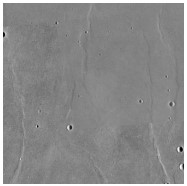
#> input picture Solo_2.jpg, 187 x 186 px
$ python trab_final_solo2.py
#> lines starting #> are read from the running program, lines starting #| are printed output that depends on the picture; after the words box and inside, x2 and y2 are one past the last pixel; in counts of white or black regions, pixels touching at a corner belong together
from cv2 import cv2                     #para abrir, escrever e manipular a imagem
import math                             #uso de funções matemáticas
import numpy as np                      #manipulação de arrays
from matplotlib import pyplot as plt    #plotagem de gráficos e imagens
from PIL import Image

def mmhdome_or_basin(img, value, dome = True):

    for x in range(0, len(img)):        #percorrendo-a
        for y in range(0, len(img[0])):
            pixels = []
            if (x != 0):
                a = img[x - 1][y]
                pixels.append(a)            #armazenando os pixels vizinhos de 4

            if (x + 1 < len(img)):
                b = img[x + 1][y]
                pixels.append(b)

            if (y + 1 < len(img[0])):
                c = img[x][y + 1]
                pixels.append(c)

            if (y > 0):
                d = img[x][y - 1]
                pixels.append(d)

        mean = np.mean(pixels)                      #faz a média dos vizinhos
        if (dome):                                  #se ajusta o contraste por cima
            if (abs(img[x][y] - mean) > value):     #se o contraste for maior que o valor estipulado
                if (img[x][y] > mean):              #ajusta o valor do nível de brilho
                    img[x][y] = mean + value

                else:
                    img[x][y] = mean - value

        else:                                       #se ajusta o contraste por baixo
            if (abs(img[x][y] - mean) < value):     #se o contraste for menor que o valor estipulado
                if (img[x][y] > mean):              #ajusta o valor do nível de brilho
                    img[x][y] = mean + value

                else:
                    img[x][y] = mean - value

    return img                          #após percorrer uma coluna retorna a coluna criada

def mmbinary(img, value):
    for x in range(0, len(img)):
        for y in range(0, len(img[0])):
            if (img[x][y] > value):
                img[x][y] = 255

            else:
                img[x][y] = 0

    return img

def add_integer(img, integer):              #adiciona um inteiro a cada pixel da imagem
    img = img.astype(np.uint32)
    for x in range(0, len(img)):
        for y in range(0, len(img[0])):
            img[x][y] += integer
            if (img[x][y] >= 255):          #não deixa passar do limite de brilho de 255
                img[x][y] = 255

    img = img.astype(np.uint8)
    return img

def create_kernel(n, radius):                   #cria o kernel para erosão e dilatação em formato de disco
    kernel = np.zeros((n,n), dtype = np.uint8)                    #cria a matriz de base
    center_x = math.floor(n / 2)                 #determina o centro na matriz de base
    center_y = center_x
    x, y = np.meshgrid(np.arange(kernel.shape[0]), np.arange(kernel.shape[1]))  #cria dois vetores de coordenadas na qual o valor de cada ponto é sua distância em relação ao ponto (0, 0)
    distance = np.sqrt((x - center_x)**2 + (y - center_y)**2)  #cria a matriz distância onde o valor de cada ponto é sua distância em relação ao centro calculado
    kernel[np.where(distance >= radius)] = 1         #nos pontos da matriz distância onde o valor é maior ou igual ao valor do raio especificado, atribui o valor 1 ao ponto da matriz do núcleo
    kernel[np.where(distance > radius + 0.5)] = 0    #nos pontos da matriz distância onde o valor é maior do que 0,5 + o valor do raio especificado, atribui o valor 0 ao ponto da matriz do núcleo
    return kernel

def image_closing(img, kernel):          #faz o fechamentoda imagem e o retorna
    closing = cv2.morphologyEx(img, cv2.MORPH_CLOSE, kernel, iterations=6)    #gera o fechamento da imagem
    return closing                                              #o retorna

def image_opening(img, kernel):          #faz o fechamentoda imagem e o retorna
    opening = cv2.morphologyEx(img, cv2.MORPH_OPEN, kernel, iterations=4)    #gera o fechamento da imagem
    return opening                                              #o retorna

def morphological_gradient(img, kernel):        #realiza o gradiente morfológico da imagem
    gradient = cv2.morphologyEx(img, cv2.MORPH_GRADIENT, kernel, iterations=2)    #gera o gradiente
    return gradient                                                 #o retorna

def find_draw_and_measure_contours(img, canny_input):
    for x in range(0, len(canny_input)):
        for y in range(0, len(canny_input[0])):
            canny_input[x][y] = 255 - canny_input[x][y]


    canny_output = cv2.Canny(canny_input, 100, 200) #acha as bordas da imagem binária
    contours, hierarchy = cv2.findContours(canny_output, cv2.RETR_TREE, cv2.CHAIN_APPROX_SIMPLE)    #acha os contornos em uma hierarquia definida
    circles = contours
    actual_color = (0, 0, 255)
    for i in range(len(contours)):
        cv2.drawContours(img, circles, i, actual_color, 2, cv2.LINE_8, hierarchy, 0)    #desenha os círculos na imagem com as cores definidas

def find_and_highlight_craters(image, kernel):
#> called with image = 'Solo_2.jpg', kernel = array of shape (9, 9)
    img = cv2.imread(image, 0)                   #lê a imagem de entrada
#> img is the input picture: shape (186, 187); min 0, max 255, mean 138.4
    img = cv2.resize(img, (0,0), fx=2, fy=2)     #aumenta o tamanho da imagem de entrada
#> img: shape (372, 374)
    resize =  cv2.imread(image)
    resize = cv2.resize(resize, (0,0), fx=2, fy=2)
    img = add_integer(img, 70)
#> after the loop in add_integer, `for x in range(0, len(img)):`:
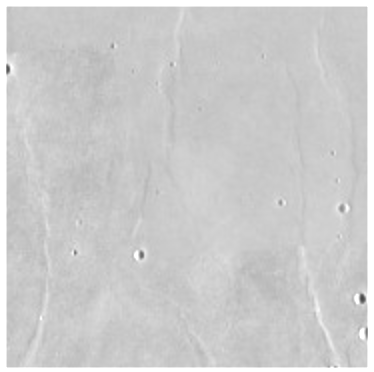
#> img: shape (372, 374) uint32; min 72, max 255, mean 204.6
    cv2.imwrite('mmadmsolo2.jpg', img)
    img = mmhdome_or_basin(img, 10, True)
    cv2.imwrite('mmhdomesolo2.jpg', img)
    img = mmhdome_or_basin(img, 20, False)
#> call 2 of mmhdome_or_basin, with value = 20, dome = False
#> the loop in mmhdome_or_basin (call 2), `for x in range(0, len(img)):` made 372 passes
#> mean on passes 1 to 3: 255, 248.3, 174
#> after the loop in mmhdome_or_basin (call 2), `for x in range(0, len(img)):`:
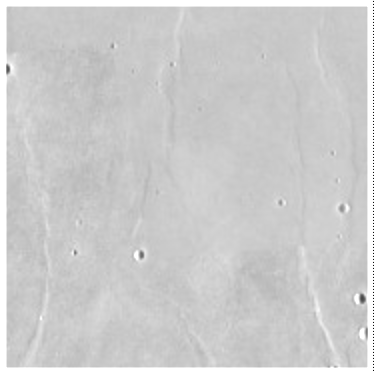
#> img: shape (372, 374); min 12, max 255, mean 204.4
    cv2.imwrite('mmhbasinsolo2.jpg', img)
    img = morphological_gradient(img, kernel)
#> in morphological_gradient, `gradient = cv2.morphologyEx(img, cv2.MORPH_GRADIENT, kernel, iteration..`:
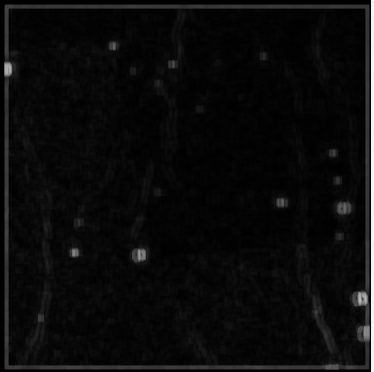
#> gradient: shape (372, 374); min 0, max 243, mean 10.9
    cv2.imwrite('gradientsolo2.jpg', img)
    img = mmbinary(img, 32)
#> after the loop in mmbinary, `for x in range(0, len(img)):`:
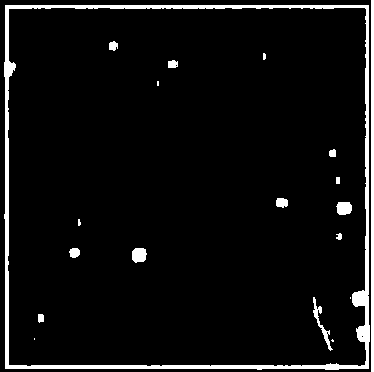
#> img: shape (372, 374); 5.8% white; 19 white regions (6 under 20 px), largest, box (x1, y1, x2, y2) and area: (4, 5, 370, 370) 5885, (371, 0, 374, 372) 1116, (313, 297, 333, 351) 216
    cv2.imwrite('binarysolo2.jpg', img)
    img = image_closing(img, kernel)
#> in image_closing, `closing = cv2.morphologyEx(img, cv2.MORPH_CLOSE, kernel, iterations=6)`: closing: shape (372, 374); 10% white; 15 white regions (4 under 20 px), largest, box (x1, y1, x2, y2) and area: (0, 0, 374, 372) 13005, (132, 248, 147, 263) 186, (336, 202, 352, 215) 176
    cv2.imwrite('closingsolo2.jpg', img)
    img = image_opening(img, kernel)
#> in image_opening, `opening = cv2.morphologyEx(img, cv2.MORPH_OPEN, kernel, iterations=4)`:
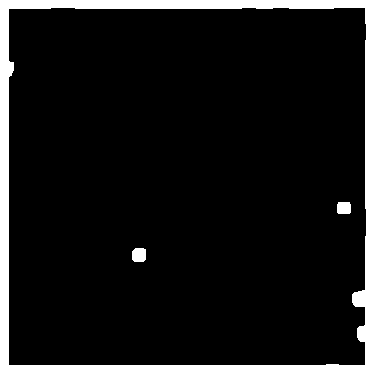
#> opening: shape (372, 374); 9.3% white; 3 white regions, box (x1, y1, x2, y2) and area: (0, 0, 374, 372) 12655, (132, 248, 146, 262) 182, (337, 202, 351, 214) 162
    cv2.imwrite('openingsolo2.jpg', img)
    find_draw_and_measure_contours(resize, img)
#> in find_draw_and_measure_contours, `canny_output = cv2.Canny(canny_input, 100, 200)`:
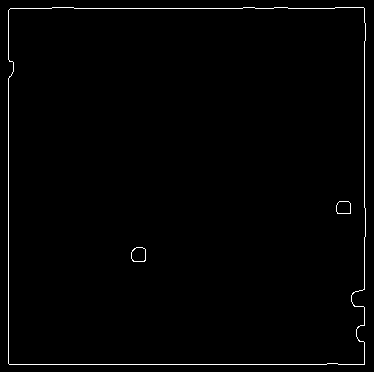
#> canny_output: shape (372, 374); 1.1% white in thin lines or dots
#> in find_draw_and_measure_contours, `contours, hierarchy = cv2.findContours(canny_output, cv2.RETR_TREE, cv..`: contours = 6 contours; box (x1, y1, x2, y2) and area: (8, 7, 366, 365) 126480, (8, 7, 366, 365) 126471, (131, 247, 146, 262) 180, (131, 247, 146, 262) 174, (336, 201, 351, 214) 159, (336, 201, 351, 214) 158
#> in find_draw_and_measure_contours, `circles = contours`: circles has the same summary as contours
#> the loop in find_draw_and_measure_contours, `for i in range(len(contours)):` made 6 passes
#> after the loop in find_draw_and_measure_contours, `for i in range(len(contours)):`:
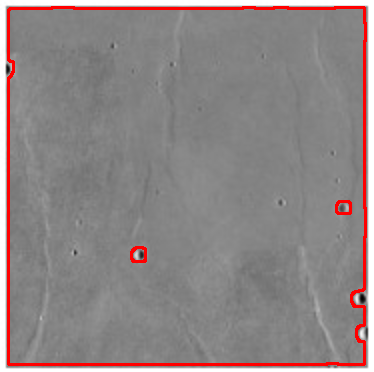
#> img: shape (372, 374, 3); mean B, G, R 133.8, 133.8, 142.5
    cv2.imwrite('finalsolo2.jpg', resize)


kernel = create_kernel(9, 1) #cria o kernel com o tamanho NxN e raio especificados
find_and_highlight_craters('Solo_2.jpg', kernel)
